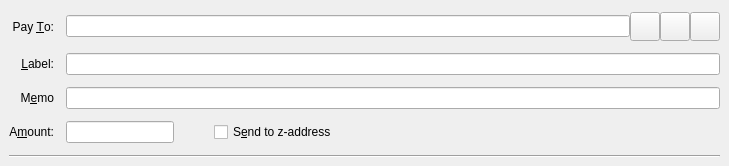
<?xml version="1.0" encoding="UTF-8"?>
<ui version="4.0">
 <class>SendZCoinsEntry</class>
 <widget class="QStackedWidget" name="SendZCoinsEntry">
  <property name="geometry">
   <rect>
    <x>0</x>
    <y>0</y>
    <width>729</width>
    <height>166</height>
   </rect>
  </property>
  <property name="focusPolicy">
   <enum>Qt::TabFocus</enum>
  </property>
  <property name="autoFillBackground">
   <bool>false</bool>
  </property>
  <widget class="QFrame" name="SendZCoins">
   <property name="toolTip">
    <string>This is a normal payment.</string>
   </property>
   <property name="frameShape">
    <enum>QFrame::NoFrame</enum>
   </property>
   <layout class="QGridLayout" name="gridLayout">
    <property name="topMargin">
     <number>8</number>
    </property>
    <property name="bottomMargin">
     <number>4</number>
    </property>
    <property name="horizontalSpacing">
     <number>12</number>
    </property>
    <property name="verticalSpacing">
     <number>8</number>
    </property>
    <item row="1" column="1">
     <widget class="QLineEdit" name="addAsLabel">
      <property name="toolTip">
       <string>Enter a label for this address to add it to the list of used addresses</string>
      </property>
     </widget>
    </item>
    <item row="5" column="0" colspan="2">
     <widget class="Line" name="line">
      <property name="orientation">
       <enum>Qt::Horizontal</enum>
      </property>
     </widget>
    </item>
    <item row="0" column="0">
     <widget class="QLabel" name="payToLabel">
      <property name="text">
       <string>Pay &amp;To:</string>
      </property>
      <property name="alignment">
       <set>Qt::AlignRight|Qt::AlignTrailing|Qt::AlignVCenter</set>
      </property>
      <property name="buddy">
       <cstring>payTo</cstring>
      </property>
     </widget>
    </item>
    <item row="3" column="0">
     <widget class="QLabel" name="amountLabel">
      <property name="text">
       <string>A&amp;mount:</string>
      </property>
      <property name="alignment">
       <set>Qt::AlignRight|Qt::AlignTrailing|Qt::AlignVCenter</set>
      </property>
      <property name="buddy">
       <cstring>payAmount</cstring>
      </property>
     </widget>
    </item>
    <item row="0" column="1">
     <layout class="QHBoxLayout" name="payToLayout">
      <property name="spacing">
       <number>0</number>
      </property>
      <item>
       <widget class="QValidatedLineEdit" name="payTo">
        <property name="toolTip">
         <string>The LitecoinZ address to send the payment to</string>
        </property>
       </widget>
      </item>
      <item>
       <widget class="QToolButton" name="addressBookButton">
        <property name="toolTip">
         <string>Choose previously used address</string>
        </property>
        <property name="text">
         <string/>
        </property>
        <property name="icon">
         <iconset resource="../bitcoin.qrc">
          <normaloff>:/images/addressbook1</normaloff>:/images/addressbook1</iconset>
        </property>
        <property name="iconSize">
         <size>
          <width>22</width>
          <height>22</height>
         </size>
        </property>
        <property name="shortcut">
         <string>Alt+A</string>
        </property>
       </widget>
      </item>
      <item>
       <widget class="QToolButton" name="pasteButton">
        <property name="toolTip">
         <string>Paste address from clipboard</string>
        </property>
        <property name="text">
         <string/>
        </property>
        <property name="icon">
         <iconset resource="../bitcoin.qrc">
          <normaloff>:/images/paste</normaloff>:/images/paste</iconset>
        </property>
        <property name="iconSize">
         <size>
          <width>22</width>
          <height>22</height>
         </size>
        </property>
        <property name="shortcut">
         <string>Alt+P</string>
        </property>
       </widget>
      </item>
      <item>
       <widget class="QToolButton" name="deleteButton">
        <property name="toolTip">
         <string>Remove this entry</string>
        </property>
        <property name="text">
         <string/>
        </property>
        <property name="icon">
         <iconset resource="../bitcoin.qrc">
          <normaloff>:/images/clear</normaloff>:/images/clear</iconset>
        </property>
        <property name="iconSize">
         <size>
          <width>22</width>
          <height>22</height>
         </size>
        </property>
       </widget>
      </item>
     </layout>
    </item>
    <item row="1" column="0">
     <widget class="QLabel" name="labellLabel">
      <property name="text">
       <string>&amp;Label:</string>
      </property>
      <property name="alignment">
       <set>Qt::AlignRight|Qt::AlignTrailing|Qt::AlignVCenter</set>
      </property>
      <property name="buddy">
       <cstring>addAsLabel</cstring>
      </property>
     </widget>
    </item>
    <item row="2" column="0">
     <widget class="QLabel" name="memoLabel">
      <property name="text">
       <string>M&amp;emo</string>
      </property>
      <property name="alignment">
       <set>Qt::AlignRight|Qt::AlignTrailing|Qt::AlignVCenter</set>
      </property>
      <property name="buddy">
       <cstring>addAsLabel</cstring>
      </property>
     </widget>
    </item>
    <item row="2" column="1">
     <widget class="QLineEdit" name="addAsMemo">
      <property name="toolTip">
       <string>Enter a label for this address to add it to the list of used addresses</string>
      </property>
     </widget>
    </item>
    <item row="3" column="1">
     <layout class="QHBoxLayout" name="horizontalLayoutAmount" stretch="0,0,1">
      <item>
       <widget class="BitcoinAmountField" name="payAmount"/>
      </item>
      <item>
       <spacer name="horizontalSpacer">
        <property name="orientation">
         <enum>Qt::Horizontal</enum>
        </property>
        <property name="sizeHint" stdset="0">
         <size>
          <width>40</width>
          <height>20</height>
         </size>
        </property>
       </spacer>
      </item>
      <item>
       <widget class="QCheckBox" name="checkboxSendToZAddress">
        <property name="toolTip">
         <string>The fee will be deducted from the amount being sent. The recipient will receive less litecoinzs than you enter in the amount field. If multiple recipients are selected, the fee is split equally.</string>
        </property>
        <property name="text">
         <string>S&amp;end to z-address</string>
        </property>
       </widget>
      </item>
     </layout>
    </item>
   </layout>
  </widget>
  <widget class="QFrame" name="SendZCoins_UnauthenticatedPaymentRequest">
   <property name="palette">
    <palette>
     <active>
      <colorrole role="WindowText">
       <brush brushstyle="SolidPattern">
        <color alpha="255">
         <red>0</red>
         <green>0</green>
         <blue>0</blue>
        </color>
       </brush>
      </colorrole>
      <colorrole role="Button">
       <brush brushstyle="SolidPattern">
        <color alpha="255">
         <red>255</red>
         <green>255</green>
         <blue>127</blue>
        </color>
       </brush>
      </colorrole>
      <colorrole role="Light">
       <brush brushstyle="SolidPattern">
        <color alpha="255">
         <red>255</red>
         <green>255</green>
         <blue>255</blue>
        </color>
       </brush>
      </colorrole>
      <colorrole role="Midlight">
       <brush brushstyle="SolidPattern">
        <color alpha="255">
         <red>255</red>
         <green>255</green>
         <blue>191</blue>
        </color>
       </brush>
      </colorrole>
      <colorrole role="Dark">
       <brush brushstyle="SolidPattern">
        <color alpha="255">
         <red>127</red>
         <green>127</green>
         <blue>63</blue>
        </color>
       </brush>
      </colorrole>
      <colorrole role="Mid">
       <brush brushstyle="SolidPattern">
        <color alpha="255">
         <red>170</red>
         <green>170</green>
         <blue>84</blue>
        </color>
       </brush>
      </colorrole>
      <colorrole role="Text">
       <brush brushstyle="SolidPattern">
        <color alpha="255">
         <red>0</red>
         <green>0</green>
         <blue>0</blue>
        </color>
       </brush>
      </colorrole>
      <colorrole role="BrightText">
       <brush brushstyle="SolidPattern">
        <color alpha="255">
         <red>255</red>
         <green>255</green>
         <blue>255</blue>
        </color>
       </brush>
      </colorrole>
      <colorrole role="ButtonText">
       <brush brushstyle="SolidPattern">
        <color alpha="255">
         <red>0</red>
         <green>0</green>
         <blue>0</blue>
        </color>
       </brush>
      </colorrole>
      <colorrole role="Base">
       <brush brushstyle="SolidPattern">
        <color alpha="255">
         <red>255</red>
         <green>255</green>
         <blue>255</blue>
        </color>
       </brush>
      </colorrole>
      <colorrole role="Window">
       <brush brushstyle="SolidPattern">
        <color alpha="255">
         <red>255</red>
         <green>255</green>
         <blue>127</blue>
        </color>
       </brush>
      </colorrole>
      <colorrole role="Shadow">
       <brush brushstyle="SolidPattern">
        <color alpha="255">
         <red>0</red>
         <green>0</green>
         <blue>0</blue>
        </color>
       </brush>
      </colorrole>
      <colorrole role="AlternateBase">
       <brush brushstyle="SolidPattern">
        <color alpha="255">
         <red>255</red>
         <green>255</green>
         <blue>191</blue>
        </color>
       </brush>
      </colorrole>
      <colorrole role="ToolTipBase">
       <brush brushstyle="SolidPattern">
        <color alpha="255">
         <red>255</red>
         <green>255</green>
         <blue>220</blue>
        </color>
       </brush>
      </colorrole>
      <colorrole role="ToolTipText">
       <brush brushstyle="SolidPattern">
        <color alpha="255">
         <red>0</red>
         <green>0</green>
         <blue>0</blue>
        </color>
       </brush>
      </colorrole>
     </active>
     <inactive>
      <colorrole role="WindowText">
       <brush brushstyle="SolidPattern">
        <color alpha="255">
         <red>0</red>
         <green>0</green>
         <blue>0</blue>
        </color>
       </brush>
      </colorrole>
      <colorrole role="Button">
       <brush brushstyle="SolidPattern">
        <color alpha="255">
         <red>255</red>
         <green>255</green>
         <blue>127</blue>
        </color>
       </brush>
      </colorrole>
      <colorrole role="Light">
       <brush brushstyle="SolidPattern">
        <color alpha="255">
         <red>255</red>
         <green>255</green>
         <blue>255</blue>
        </color>
       </brush>
      </colorrole>
      <colorrole role="Midlight">
       <brush brushstyle="SolidPattern">
        <color alpha="255">
         <red>255</red>
         <green>255</green>
         <blue>191</blue>
        </color>
       </brush>
      </colorrole>
      <colorrole role="Dark">
       <brush brushstyle="SolidPattern">
        <color alpha="255">
         <red>127</red>
         <green>127</green>
         <blue>63</blue>
        </color>
       </brush>
      </colorrole>
      <colorrole role="Mid">
       <brush brushstyle="SolidPattern">
        <color alpha="255">
         <red>170</red>
         <green>170</green>
         <blue>84</blue>
        </color>
       </brush>
      </colorrole>
      <colorrole role="Text">
       <brush brushstyle="SolidPattern">
        <color alpha="255">
         <red>0</red>
         <green>0</green>
         <blue>0</blue>
        </color>
       </brush>
      </colorrole>
      <colorrole role="BrightText">
       <brush brushstyle="SolidPattern">
        <color alpha="255">
         <red>255</red>
         <green>255</green>
         <blue>255</blue>
        </color>
       </brush>
      </colorrole>
      <colorrole role="ButtonText">
       <brush brushstyle="SolidPattern">
        <color alpha="255">
         <red>0</red>
         <green>0</green>
         <blue>0</blue>
        </color>
       </brush>
      </colorrole>
      <colorrole role="Base">
       <brush brushstyle="SolidPattern">
        <color alpha="255">
         <red>255</red>
         <green>255</green>
         <blue>255</blue>
        </color>
       </brush>
      </colorrole>
      <colorrole role="Window">
       <brush brushstyle="SolidPattern">
        <color alpha="255">
         <red>255</red>
         <green>255</green>
         <blue>127</blue>
        </color>
       </brush>
      </colorrole>
      <colorrole role="Shadow">
       <brush brushstyle="SolidPattern">
        <color alpha="255">
         <red>0</red>
         <green>0</green>
         <blue>0</blue>
        </color>
       </brush>
      </colorrole>
      <colorrole role="AlternateBase">
       <brush brushstyle="SolidPattern">
        <color alpha="255">
         <red>255</red>
         <green>255</green>
         <blue>191</blue>
        </color>
       </brush>
      </colorrole>
      <colorrole role="ToolTipBase">
       <brush brushstyle="SolidPattern">
        <color alpha="255">
         <red>255</red>
         <green>255</green>
         <blue>220</blue>
        </color>
       </brush>
      </colorrole>
      <colorrole role="ToolTipText">
       <brush brushstyle="SolidPattern">
        <color alpha="255">
         <red>0</red>
         <green>0</green>
         <blue>0</blue>
        </color>
       </brush>
      </colorrole>
     </inactive>
     <disabled>
      <colorrole role="WindowText">
       <brush brushstyle="SolidPattern">
        <color alpha="255">
         <red>127</red>
         <green>127</green>
         <blue>63</blue>
        </color>
       </brush>
      </colorrole>
      <colorrole role="Button">
       <brush brushstyle="SolidPattern">
        <color alpha="255">
         <red>255</red>
         <green>255</green>
         <blue>127</blue>
        </color>
       </brush>
      </colorrole>
      <colorrole role="Light">
       <brush brushstyle="SolidPattern">
        <color alpha="255">
         <red>255</red>
         <green>255</green>
         <blue>255</blue>
        </color>
       </brush>
      </colorrole>
      <colorrole role="Midlight">
       <brush brushstyle="SolidPattern">
        <color alpha="255">
         <red>255</red>
         <green>255</green>
         <blue>191</blue>
        </color>
       </brush>
      </colorrole>
      <colorrole role="Dark">
       <brush brushstyle="SolidPattern">
        <color alpha="255">
         <red>127</red>
         <green>127</green>
         <blue>63</blue>
        </color>
       </brush>
      </colorrole>
      <colorrole role="Mid">
       <brush brushstyle="SolidPattern">
        <color alpha="255">
         <red>170</red>
         <green>170</green>
         <blue>84</blue>
        </color>
       </brush>
      </colorrole>
      <colorrole role="Text">
       <brush brushstyle="SolidPattern">
        <color alpha="255">
         <red>127</red>
         <green>127</green>
         <blue>63</blue>
        </color>
       </brush>
      </colorrole>
      <colorrole role="BrightText">
       <brush brushstyle="SolidPattern">
        <color alpha="255">
         <red>255</red>
         <green>255</green>
         <blue>255</blue>
        </color>
       </brush>
      </colorrole>
      <colorrole role="ButtonText">
       <brush brushstyle="SolidPattern">
        <color alpha="255">
         <red>127</red>
         <green>127</green>
         <blue>63</blue>
        </color>
       </brush>
      </colorrole>
      <colorrole role="Base">
       <brush brushstyle="SolidPattern">
        <color alpha="255">
         <red>255</red>
         <green>255</green>
         <blue>127</blue>
        </color>
       </brush>
      </colorrole>
      <colorrole role="Window">
       <brush brushstyle="SolidPattern">
        <color alpha="255">
         <red>255</red>
         <green>255</green>
         <blue>127</blue>
        </color>
       </brush>
      </colorrole>
      <colorrole role="Shadow">
       <brush brushstyle="SolidPattern">
        <color alpha="255">
         <red>0</red>
         <green>0</green>
         <blue>0</blue>
        </color>
       </brush>
      </colorrole>
      <colorrole role="AlternateBase">
       <brush brushstyle="SolidPattern">
        <color alpha="255">
         <red>255</red>
         <green>255</green>
         <blue>127</blue>
        </color>
       </brush>
      </colorrole>
      <colorrole role="ToolTipBase">
       <brush brushstyle="SolidPattern">
        <color alpha="255">
         <red>255</red>
         <green>255</green>
         <blue>220</blue>
        </color>
       </brush>
      </colorrole>
      <colorrole role="ToolTipText">
       <brush brushstyle="SolidPattern">
        <color alpha="255">
         <red>0</red>
         <green>0</green>
         <blue>0</blue>
        </color>
       </brush>
      </colorrole>
     </disabled>
    </palette>
   </property>
   <property name="toolTip">
    <string>This is an unauthenticated payment request.</string>
   </property>
   <property name="autoFillBackground">
    <bool>true</bool>
   </property>
   <property name="frameShape">
    <enum>QFrame::NoFrame</enum>
   </property>
   <layout class="QGridLayout" name="gridLayout_is">
    <property name="spacing">
     <number>12</number>
    </property>
    <item row="0" column="1">
     <layout class="QHBoxLayout" name="payToLayout_is">
      <property name="spacing">
       <number>0</number>
      </property>
      <item>
       <widget class="QLabel" name="payTo_is"/>
      </item>
      <item>
       <widget class="QToolButton" name="deleteButton_is">
        <property name="toolTip">
         <string>Remove this entry</string>
        </property>
        <property name="text">
         <string/>
        </property>
        <property name="icon">
         <iconset resource="../bitcoin.qrc">
          <normaloff>:/images/clear</normaloff>:/images/clear</iconset>
        </property>
       </widget>
      </item>
     </layout>
    </item>
    <item row="0" column="0">
     <widget class="QLabel" name="payToLabel_is">
      <property name="text">
       <string>Pay To:</string>
      </property>
      <property name="alignment">
       <set>Qt::AlignRight|Qt::AlignTrailing|Qt::AlignVCenter</set>
      </property>
     </widget>
    </item>
    <item row="1" column="0">
     <widget class="QLabel" name="amountLabel_is">
      <property name="text">
       <string>A&amp;mount:</string>
      </property>
      <property name="alignment">
       <set>Qt::AlignRight|Qt::AlignTrailing|Qt::AlignVCenter</set>
      </property>
      <property name="buddy">
       <cstring>payAmount_is</cstring>
      </property>
     </widget>
    </item>
    <item row="1" column="1">
     <widget class="BitcoinAmountField" name="payAmount_is">
      <property name="acceptDrops">
       <bool>false</bool>
      </property>
     </widget>
    </item>
   </layout>
  </widget>
  <widget class="QFrame" name="SendZCoins_AuthenticatedPaymentRequest">
   <property name="palette">
    <palette>
     <active>
      <colorrole role="WindowText">
       <brush brushstyle="SolidPattern">
        <color alpha="255">
         <red>0</red>
         <green>0</green>
         <blue>0</blue>
        </color>
       </brush>
      </colorrole>
      <colorrole role="Button">
       <brush brushstyle="SolidPattern">
        <color alpha="255">
         <red>140</red>
         <green>232</green>
         <blue>119</blue>
        </color>
       </brush>
      </colorrole>
      <colorrole role="Light">
       <brush brushstyle="SolidPattern">
        <color alpha="255">
         <red>230</red>
         <green>255</green>
         <blue>224</blue>
        </color>
       </brush>
      </colorrole>
      <colorrole role="Midlight">
       <brush brushstyle="SolidPattern">
        <color alpha="255">
         <red>185</red>
         <green>243</green>
         <blue>171</blue>
        </color>
       </brush>
      </colorrole>
      <colorrole role="Dark">
       <brush brushstyle="SolidPattern">
        <color alpha="255">
         <red>70</red>
         <green>116</green>
         <blue>59</blue>
        </color>
       </brush>
      </colorrole>
      <colorrole role="Mid">
       <brush brushstyle="SolidPattern">
        <color alpha="255">
         <red>93</red>
         <green>155</green>
         <blue>79</blue>
        </color>
       </brush>
      </colorrole>
      <colorrole role="Text">
       <brush brushstyle="SolidPattern">
        <color alpha="255">
         <red>0</red>
         <green>0</green>
         <blue>0</blue>
        </color>
       </brush>
      </colorrole>
      <colorrole role="BrightText">
       <brush brushstyle="SolidPattern">
        <color alpha="255">
         <red>155</red>
         <green>255</green>
         <blue>147</blue>
        </color>
       </brush>
      </colorrole>
      <colorrole role="ButtonText">
       <brush brushstyle="SolidPattern">
        <color alpha="255">
         <red>0</red>
         <green>0</green>
         <blue>0</blue>
        </color>
       </brush>
      </colorrole>
      <colorrole role="Base">
       <brush brushstyle="SolidPattern">
        <color alpha="255">
         <red>119</red>
         <green>255</green>
         <blue>233</blue>
        </color>
       </brush>
      </colorrole>
      <colorrole role="Window">
       <brush brushstyle="SolidPattern">
        <color alpha="255">
         <red>140</red>
         <green>232</green>
         <blue>119</blue>
        </color>
       </brush>
      </colorrole>
      <colorrole role="Shadow">
       <brush brushstyle="SolidPattern">
        <color alpha="255">
         <red>0</red>
         <green>0</green>
         <blue>0</blue>
        </color>
       </brush>
      </colorrole>
      <colorrole role="AlternateBase">
       <brush brushstyle="SolidPattern">
        <color alpha="255">
         <red>197</red>
         <green>243</green>
         <blue>187</blue>
        </color>
       </brush>
      </colorrole>
      <colorrole role="NoRole">
       <brush brushstyle="SolidPattern">
        <color alpha="255">
         <red>125</red>
         <green>194</green>
         <blue>122</blue>
        </color>
       </brush>
      </colorrole>
      <colorrole role="ToolTipBase">
       <brush brushstyle="SolidPattern">
        <color alpha="255">
         <red>255</red>
         <green>255</green>
         <blue>220</blue>
        </color>
       </brush>
      </colorrole>
      <colorrole role="ToolTipText">
       <brush brushstyle="SolidPattern">
        <color alpha="255">
         <red>0</red>
         <green>0</green>
         <blue>0</blue>
        </color>
       </brush>
      </colorrole>
     </active>
     <inactive>
      <colorrole role="WindowText">
       <brush brushstyle="SolidPattern">
        <color alpha="255">
         <red>0</red>
         <green>0</green>
         <blue>0</blue>
        </color>
       </brush>
      </colorrole>
      <colorrole role="Button">
       <brush brushstyle="SolidPattern">
        <color alpha="255">
         <red>140</red>
         <green>232</green>
         <blue>119</blue>
        </color>
       </brush>
      </colorrole>
      <colorrole role="Light">
       <brush brushstyle="SolidPattern">
        <color alpha="255">
         <red>230</red>
         <green>255</green>
         <blue>224</blue>
        </color>
       </brush>
      </colorrole>
      <colorrole role="Midlight">
       <brush brushstyle="SolidPattern">
        <color alpha="255">
         <red>185</red>
         <green>243</green>
         <blue>171</blue>
        </color>
       </brush>
      </colorrole>
      <colorrole role="Dark">
       <brush brushstyle="SolidPattern">
        <color alpha="255">
         <red>70</red>
         <green>116</green>
         <blue>59</blue>
        </color>
       </brush>
      </colorrole>
      <colorrole role="Mid">
       <brush brushstyle="SolidPattern">
        <color alpha="255">
         <red>93</red>
         <green>155</green>
         <blue>79</blue>
        </color>
       </brush>
      </colorrole>
      <colorrole role="Text">
       <brush brushstyle="SolidPattern">
        <color alpha="255">
         <red>0</red>
         <green>0</green>
         <blue>0</blue>
        </color>
       </brush>
      </colorrole>
      <colorrole role="BrightText">
       <brush brushstyle="SolidPattern">
        <color alpha="255">
         <red>155</red>
         <green>255</green>
         <blue>147</blue>
        </color>
       </brush>
      </colorrole>
      <colorrole role="ButtonText">
       <brush brushstyle="SolidPattern">
        <color alpha="255">
         <red>0</red>
         <green>0</green>
         <blue>0</blue>
        </color>
       </brush>
      </colorrole>
      <colorrole role="Base">
       <brush brushstyle="SolidPattern">
        <color alpha="255">
         <red>119</red>
         <green>255</green>
         <blue>233</blue>
        </color>
       </brush>
      </colorrole>
      <colorrole role="Window">
       <brush brushstyle="SolidPattern">
        <color alpha="255">
         <red>140</red>
         <green>232</green>
         <blue>119</blue>
        </color>
       </brush>
      </colorrole>
      <colorrole role="Shadow">
       <brush brushstyle="SolidPattern">
        <color alpha="255">
         <red>0</red>
         <green>0</green>
         <blue>0</blue>
        </color>
       </brush>
      </colorrole>
      <colorrole role="AlternateBase">
       <brush brushstyle="SolidPattern">
        <color alpha="255">
         <red>197</red>
         <green>243</green>
         <blue>187</blue>
        </color>
       </brush>
      </colorrole>
      <colorrole role="NoRole">
       <brush brushstyle="SolidPattern">
        <color alpha="255">
         <red>125</red>
         <green>194</green>
         <blue>122</blue>
        </color>
       </brush>
      </colorrole>
      <colorrole role="ToolTipBase">
       <brush brushstyle="SolidPattern">
        <color alpha="255">
         <red>255</red>
         <green>255</green>
         <blue>220</blue>
        </color>
       </brush>
      </colorrole>
      <colorrole role="ToolTipText">
       <brush brushstyle="SolidPattern">
        <color alpha="255">
         <red>0</red>
         <green>0</green>
         <blue>0</blue>
        </color>
       </brush>
      </colorrole>
     </inactive>
     <disabled>
      <colorrole role="WindowText">
       <brush brushstyle="SolidPattern">
        <color alpha="255">
         <red>70</red>
         <green>116</green>
         <blue>59</blue>
        </color>
       </brush>
      </colorrole>
      <colorrole role="Button">
       <brush brushstyle="SolidPattern">
        <color alpha="255">
         <red>140</red>
         <green>232</green>
         <blue>119</blue>
        </color>
       </brush>
      </colorrole>
      <colorrole role="Light">
       <brush brushstyle="SolidPattern">
        <color alpha="255">
         <red>230</red>
         <green>255</green>
         <blue>224</blue>
        </color>
       </brush>
      </colorrole>
      <colorrole role="Midlight">
       <brush brushstyle="SolidPattern">
        <color alpha="255">
         <red>185</red>
         <green>243</green>
         <blue>171</blue>
        </color>
       </brush>
      </colorrole>
      <colorrole role="Dark">
       <brush brushstyle="SolidPattern">
        <color alpha="255">
         <red>70</red>
         <green>116</green>
         <blue>59</blue>
        </color>
       </brush>
      </colorrole>
      <colorrole role="Mid">
       <brush brushstyle="SolidPattern">
        <color alpha="255">
         <red>93</red>
         <green>155</green>
         <blue>79</blue>
        </color>
       </brush>
      </colorrole>
      <colorrole role="Text">
       <brush brushstyle="SolidPattern">
        <color alpha="255">
         <red>70</red>
         <green>116</green>
         <blue>59</blue>
        </color>
       </brush>
      </colorrole>
      <colorrole role="BrightText">
       <brush brushstyle="SolidPattern">
        <color alpha="255">
         <red>155</red>
         <green>255</green>
         <blue>147</blue>
        </color>
       </brush>
      </colorrole>
      <colorrole role="ButtonText">
       <brush brushstyle="SolidPattern">
        <color alpha="255">
         <red>70</red>
         <green>116</green>
         <blue>59</blue>
        </color>
       </brush>
      </colorrole>
      <colorrole role="Base">
       <brush brushstyle="SolidPattern">
        <color alpha="255">
         <red>140</red>
         <green>232</green>
         <blue>119</blue>
        </color>
       </brush>
      </colorrole>
      <colorrole role="Window">
       <brush brushstyle="SolidPattern">
        <color alpha="255">
         <red>140</red>
         <green>232</green>
         <blue>119</blue>
        </color>
       </brush>
      </colorrole>
      <colorrole role="Shadow">
       <brush brushstyle="SolidPattern">
        <color alpha="255">
         <red>0</red>
         <green>0</green>
         <blue>0</blue>
        </color>
       </brush>
      </colorrole>
      <colorrole role="AlternateBase">
       <brush brushstyle="SolidPattern">
        <color alpha="255">
         <red>140</red>
         <green>232</green>
         <blue>119</blue>
        </color>
       </brush>
      </colorrole>
      <colorrole role="NoRole">
       <brush brushstyle="SolidPattern">
        <color alpha="255">
         <red>125</red>
         <green>194</green>
         <blue>122</blue>
        </color>
       </brush>
      </colorrole>
      <colorrole role="ToolTipBase">
       <brush brushstyle="SolidPattern">
        <color alpha="255">
         <red>255</red>
         <green>255</green>
         <blue>220</blue>
        </color>
       </brush>
      </colorrole>
      <colorrole role="ToolTipText">
       <brush brushstyle="SolidPattern">
        <color alpha="255">
         <red>0</red>
         <green>0</green>
         <blue>0</blue>
        </color>
       </brush>
      </colorrole>
     </disabled>
    </palette>
   </property>
   <property name="toolTip">
    <string>This is an authenticated payment request.</string>
   </property>
   <property name="autoFillBackground">
    <bool>true</bool>
   </property>
   <property name="frameShape">
    <enum>QFrame::NoFrame</enum>
   </property>
   <layout class="QGridLayout" name="gridLayout_s">
    <property name="spacing">
     <number>12</number>
    </property>
    <item row="1" column="0">
     <widget class="QLabel" name="amountLabel_s">
      <property name="text">
       <string>A&amp;mount:</string>
      </property>
      <property name="alignment">
       <set>Qt::AlignRight|Qt::AlignTrailing|Qt::AlignVCenter</set>
      </property>
      <property name="buddy">
       <cstring>payAmount_s</cstring>
      </property>
     </widget>
    </item>
    <item row="0" column="0">
     <widget class="QLabel" name="payToLabel_s">
      <property name="text">
       <string>Pay To:</string>
      </property>
      <property name="alignment">
       <set>Qt::AlignRight|Qt::AlignTrailing|Qt::AlignVCenter</set>
      </property>
     </widget>
    </item>
    <item row="0" column="1">
     <layout class="QHBoxLayout" name="payToLayout_s">
      <property name="spacing">
       <number>0</number>
      </property>
      <item>
       <widget class="QLabel" name="payTo_s">
        <property name="textFormat">
         <enum>Qt::PlainText</enum>
        </property>
       </widget>
      </item>
      <item>
       <widget class="QToolButton" name="deleteButton_s">
        <property name="toolTip">
         <string>Remove this entry</string>
        </property>
        <property name="text">
         <string/>
        </property>
        <property name="icon">
         <iconset resource="../bitcoin.qrc">
          <normaloff>:/images/clear</normaloff>:/images/clear</iconset>
        </property>
       </widget>
      </item>
     </layout>
    </item>
    <item row="1" column="1">
     <widget class="BitcoinAmountField" name="payAmount_s">
      <property name="acceptDrops">
       <bool>false</bool>
      </property>
     </widget>
    </item>
   </layout>
  </widget>
 </widget>
 <customwidgets>
  <customwidget>
   <class>BitcoinAmountField</class>
   <extends>QLineEdit</extends>
   <header>bitcoinamountfield.h</header>
   <container>1</container>
  </customwidget>
  <customwidget>
   <class>QValidatedLineEdit</class>
   <extends>QLineEdit</extends>
   <header>qvalidatedlineedit.h</header>
  </customwidget>
 </customwidgets>
 <tabstops>
  <tabstop>payTo</tabstop>
  <tabstop>addressBookButton</tabstop>
  <tabstop>pasteButton</tabstop>
  <tabstop>deleteButton</tabstop>
  <tabstop>addAsLabel</tabstop>
  <tabstop>addAsMemo</tabstop>
  <tabstop>payAmount</tabstop>
  <tabstop>checkboxSendToZAddress</tabstop>
  <tabstop>payAmount_is</tabstop>
  <tabstop>deleteButton_is</tabstop>
  <tabstop>deleteButton_s</tabstop>
  <tabstop>payAmount_s</tabstop>
 </tabstops>
 <resources>
  <include location="../bitcoin.qrc"/>
 </resources>
 <connections/>
</ui>
